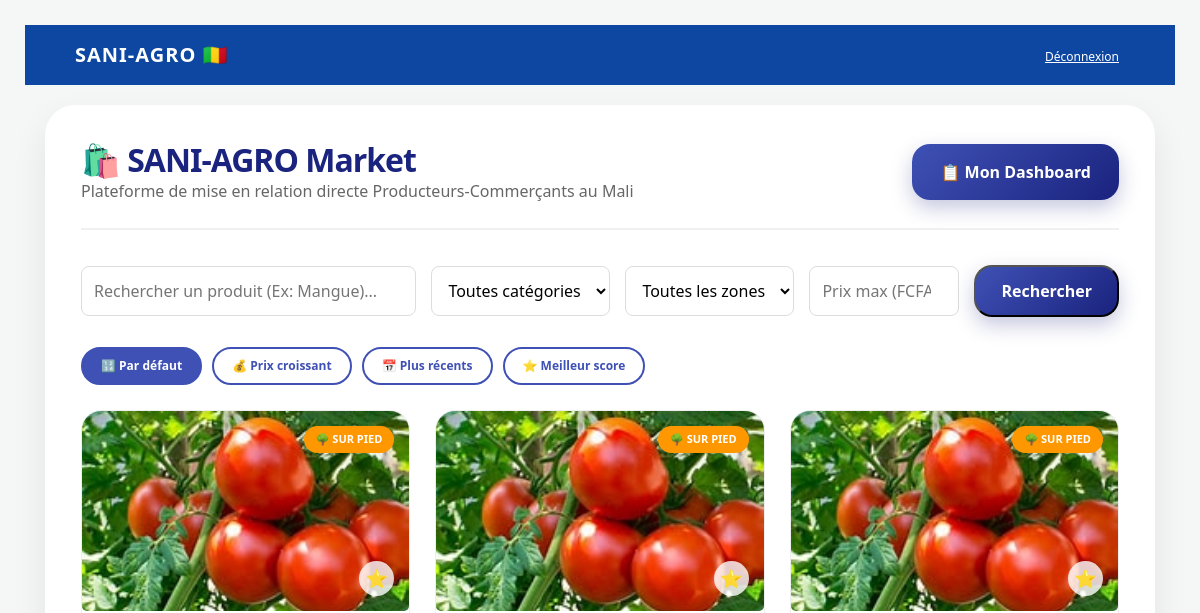
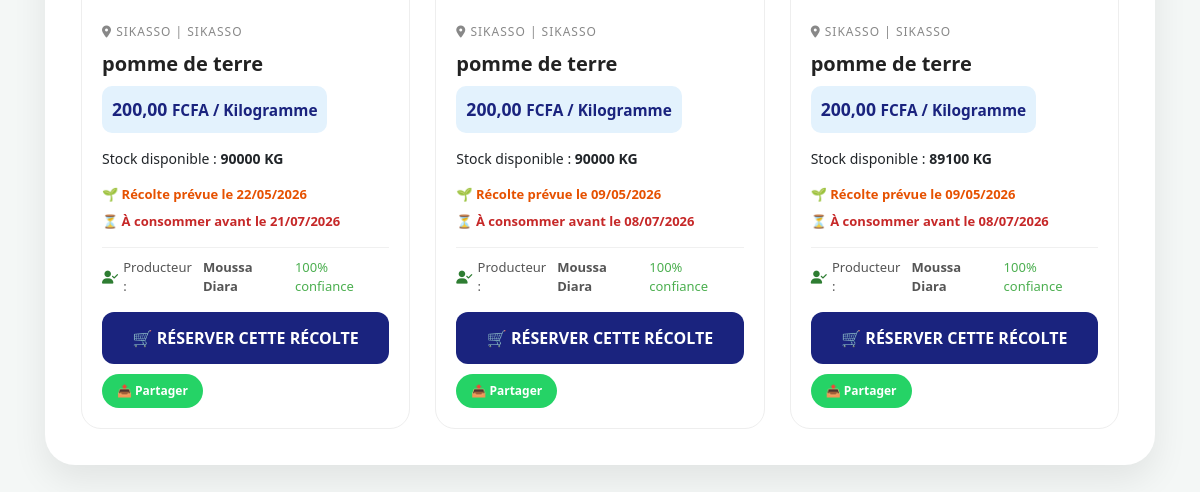
The page /catalogue/ on the database as committed earlier (2 pictures, top to bottom).
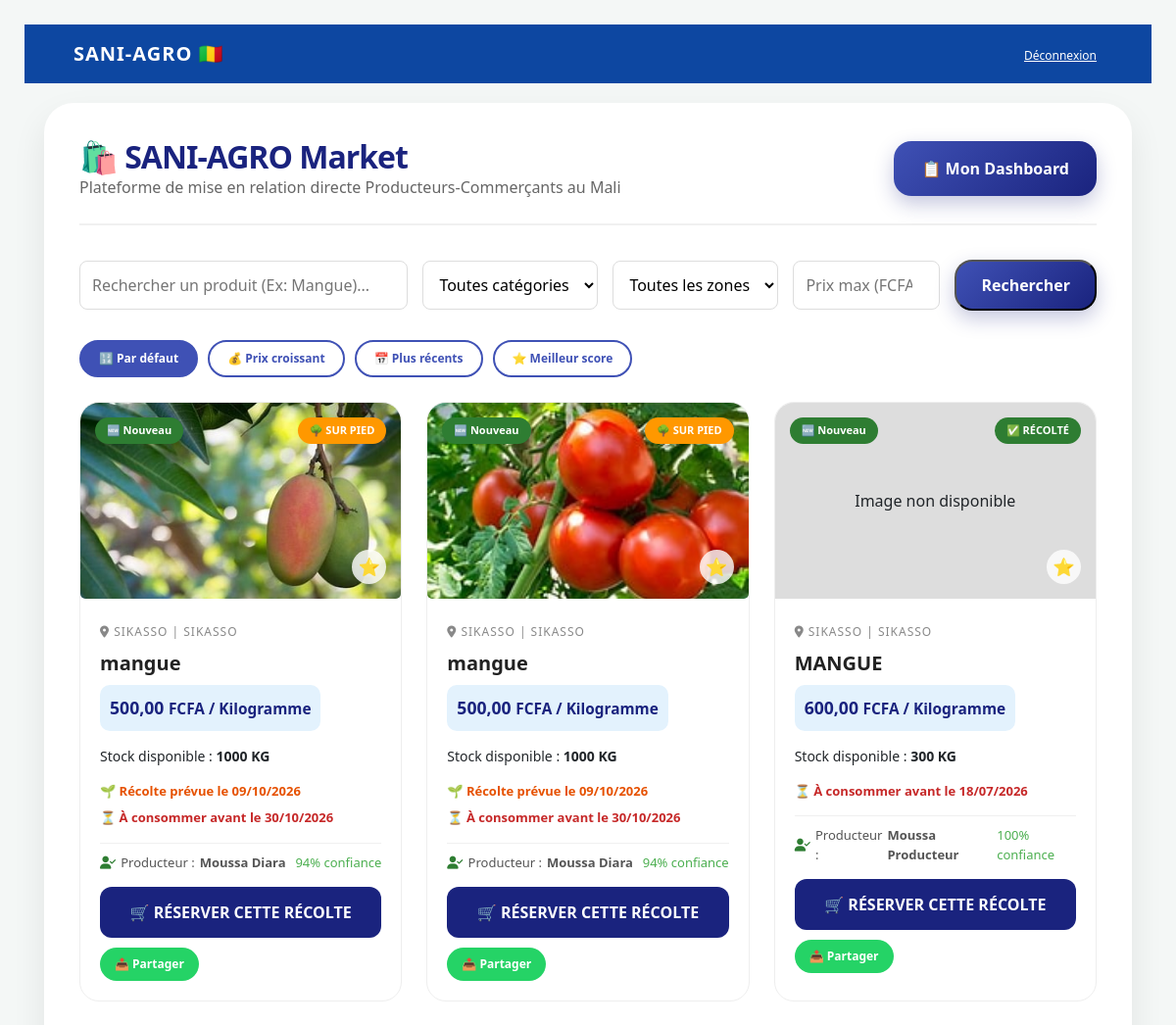
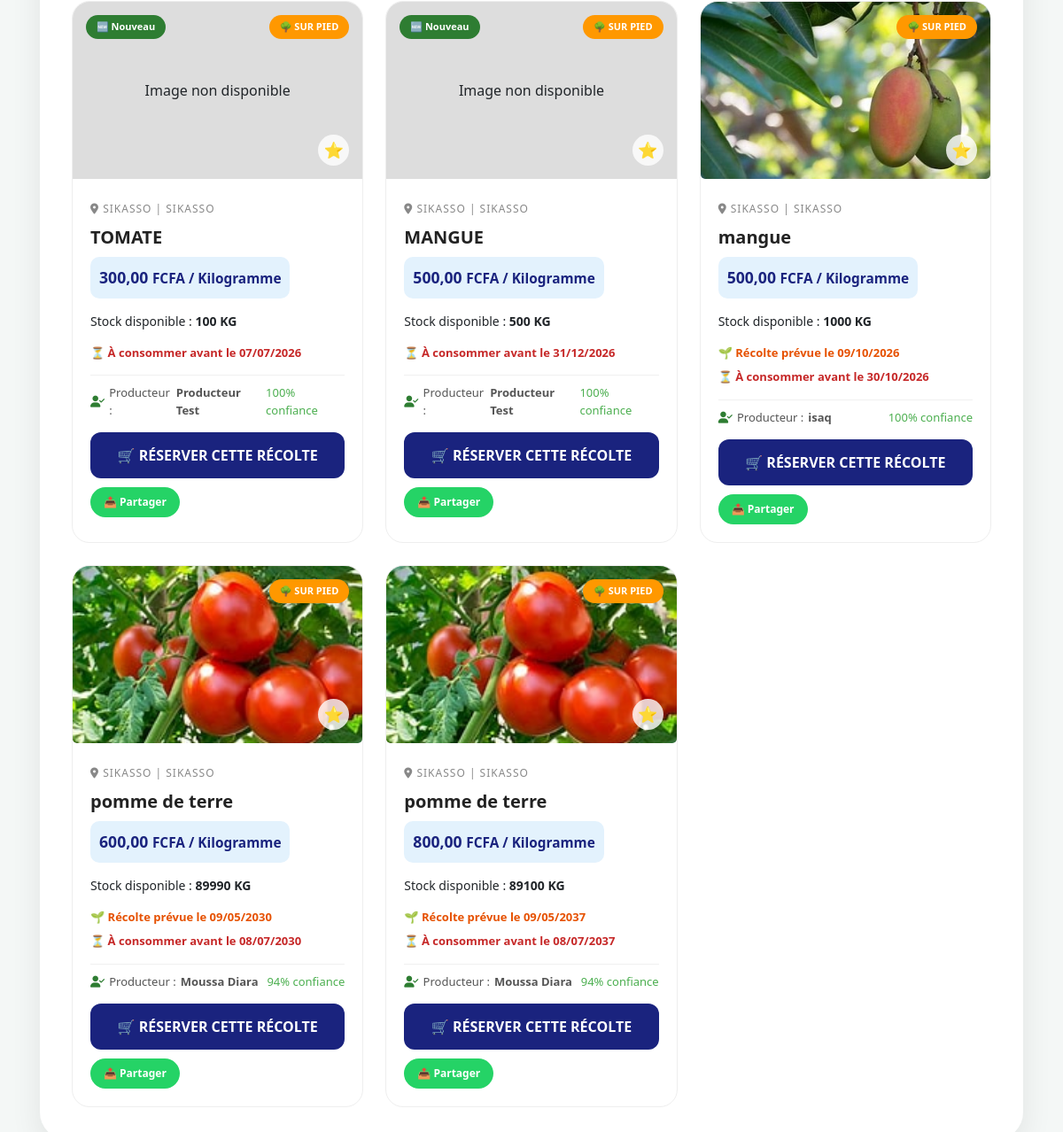
The same page on the database as committed later (2 pictures, top to bottom).
### gestion_agro/models.py (models this page shows, shortened)
class ProduitAgricole(models.Model):
    UNITES =[
        ('KG','Kilogramme'),
        ('TONNE', 'Tonne'),
        ('SAC','Sac'),
    ]
    STATUT_RECOLTE = [
        ('SUR_PIED', '🌳 En cours de maturité (Sur pied)'),
        ('RECOLTE', '📦 Récolté et prêt'),
    ]
    CATEGORIES = [
        ('LEGUMES', '🥬 Légumes'),
        ('FRUITS', '🍎 Fruits'),
        ('CEREALES', '🌾 Céréales'),
        ('TUBERCULES', '🥔 Tubercules'),
    ]
    DUREE_CONSERVATION = {
        'TOMATE': 10,
        'MANGUE': 21,
        'OIGNON': 90,
        'POMME DE TERRE': 60,
        'POMME_DE_TERRE': 60,
        'MAÏS': 180,
        'MAIS': 180,
        'RIZ': 365,
    }
    producteur = models.ForeignKey(Producteur, on_delete=models.CASCADE, null=True, blank=True, related_name='produits')
    categorie = models.CharField(max_length=20, choices=CATEGORIES, default='LEGUMES')
    nom = models.CharField(max_length=100)
    quantite_initiale = models.PositiveBigIntegerField(default=0, verbose_name="Quantité totale prévue")
    quantite_disponible = models.PositiveBigIntegerField(default=0, verbose_name="Reste disponible")
    unite = models.CharField(max_length=10, choices=UNITES, default='KG')
    prix_unitaire = models.DecimalField(max_digits=10, decimal_places=2)
    image = models.ImageField(upload_to='produits/')
    video_demonstration = models.FileField(upload_to='videos_produits/', null=True, blank=True)
    statut_recolte = models.CharField(max_length=20, choices=STATUT_RECOLTE, default='SUR_PIED')
    date_recolte_prevue = models.DateField(null=True, blank=True, verbose_name="Date de récolte prévue")
    zone_production = models.CharField(max_length=50, choices=ZONES_CHOICES, default='SIKASSO')
    zone_origine = models.CharField(max_length=100) # Ex: "Cercle de Yanfolila"
    est_promotion = models.BooleanField(default=False)
    date_publication = models.DateTimeField(auto_now_add=True)
    date_peremption_prevue = models.DateField(null=True, blank=True, verbose_name="Date limite de conservation au champ")
    seuil_alerte = models.PositiveIntegerField(default=500) # Alerte si stock < 500kg

class Producteur(models.Model):
    user = models.OneToOneField(User, on_delete=models.CASCADE, related_name='producteur_profil', null=True, blank=True)
    nom_complet = models.CharField(max_length=255)
    village = models.CharField(max_length=255)
    telephone = models.CharField(max_length=20)
    photo_profil = models.ImageField(upload_to='profils/', null=True, blank=True)
    est_verifie = models.BooleanField(default=False)
    score_confiance = models.IntegerField(default=100)
    piece_identite = models.ImageField(upload_to='pieces_identite/', null=True, blank=True)
    type_piece = models.CharField(max_length=30, choices=[
        ('CARTE_IDENTITE', 'Carte d\'identité'),
        ('CARTE_BIOMETRIQUE', 'Carte biométrique/Nina'),
        ('PASSEPORT', 'Passeport'),
    ], default='CARTE_IDENTITE')
    numero_piece = models.CharField(max_length=50, null=True, blank=True)
    est_actif = models.BooleanField(default=True, verbose_name="Compte actif")

### gestion_agro/views.py (the view)
# urls.py: path('catalogue/', views.catalogue_produits, name='catalogue_produits'),
def catalogue_produits(request):
    maintenant = timezone.now().date()
    produits = ProduitAgricole.objects.filter(
        quantite_disponible__gt=0,
        date_peremption_prevue__gt=maintenant
    )
    query = request.GET.get('q')
    if query:
        produits = produits.filter(nom__icontains=query)
    zone_choisie = request.GET.get('zone')
    if zone_choisie:
        produits = produits.filter(zone_production=zone_choisie)
    prix_max = request.GET.get('prix_max')
    if prix_max:
        try:
            produits = produits.filter(prix_unitaire__lte=float(prix_max))
        except ValueError:
            pass
    categorie = request.GET.get('categorie')
    if categorie:
        produits = produits.filter(categorie=categorie)
    tri = request.GET.get('tri')
    if tri == 'prix':
        produits = produits.order_by('prix_unitaire')
    elif tri == 'date':
        produits = produits.order_by('-date_publication')
    elif tri == 'score':
        produits = produits.order_by('-producteur__score_confiance')
    else:
        produits = produits.order_by('-date_publication')
    if hasattr(request.user, 'producteur_profil'):
        demandes_marche = DemandeMarche.objects.filter(statut='OUVERTE').order_by('-date_publication')
        if query:
            demandes_marche = demandes_marche.filter(produit__icontains=query)
        if zone_choisie:
            demandes_marche = demandes_marche.filter(marche__icontains=zone_choisie)
    else:
        demandes_marche = DemandeMarche.objects.none()
    context = {
        'produits': produits,
        'demandes_marche': demandes_marche,
        'aujourdhui': maintenant,
    }
    return render(request, 'gestion_agro/catalogue.html', context)

### gestion_agro/context_processors.py (called while the page is built, shortened)
def notifications_non_lues(request):
    return {'notif_count': 0, 'dernieres_notifs': []}

### templates/gestion_agro/catalogue.html (shortened to what the changed rows need)
{% extends 'gestion_agro/base.html' %}
{% block content %}
{% load static %}
<div class="container">
    <div class="header-flex">
        <div class="profile-info">
            <div>
                <h1>🛍️ SANI-AGRO Market</h1>
            </div>
        </div>
    </div>
    <div class="product-grid" id="product-grid">
        {% for p in produits %}
        <div class="card" data-prix="{{ p.prix_unitaire }}" data-date="{{ p.date_publication|date:'Y-m-d H:i:s' }}" data-score="{{ p.producteur.score_confiance }}">
            <div class="image-container">
                {% if p.date_peremption_prevue %}
                    {% with jours_restants=p.date_peremption_prevue|timeuntil:aujourdhui %}
                        {% if jours_restants.days <= 3 %}
                            <span class="badge-urgent">⚠️ Urgent</span>
                        {% elif p.date_publication|date:'Y-m-d' == aujourdhui|date:'Y-m-d' %}
                            <span class="badge-new">🆕 Nouveau</span>
                        {% elif p.video_demonstration %}
                            <span class="video-badge"><i class="fas fa-video"></i> Preuve Vocale</span>
                        {% endif %}
                    {% endwith %}
                {% elif p.date_publication|date:'Y-m-d' == aujourdhui|date:'Y-m-d' %}
                    <span class="badge-new">🆕 Nouveau</span>
                {% elif p.video_demonstration %}
                    <span class="video-badge"><i class="fas fa-video"></i> Preuve Vocale</span>
                {% endif %}
                {% if p.statut_recolte == 'SUR_PIED' %}
                    <span class="status-badge" style="background: var(--accent);">🌳 SUR PIED</span>
                {% else %}
                    <span class="status-badge" style="background: #2e7d32;">✅ RÉCOLTÉ</span>
                {% endif %}
                {% if p.image %}
                    <img src="{{ p.image.url }}" class="card-img" alt="{{ p.nom }}">
                {% else %}
                    <div style="height:100%; background:#ddd; display:flex; align-items:center; justify-content:center;">Image non disponible</div>
                {% endif %}
                <button class="btn-fav" onclick="toggleFavoriCatalogue('{{ p.producteur.nom_complet|escapejs }}', '{{ p.nom|escapejs }}', '{{ p.producteur.telephone }}', '{{ p.prix_unitaire }}')" title="Ajouter aux favoris">⭐</button>
            </div>
            <div class="card-content">
                <span class="origin"><i class="fas fa-map-marker-alt"></i> {{ p.zone_production }} | {{ p.zone_origine }}</span>
                <h2 class="product-name">{{ p.nom }}</h2>
                <div class="price-tag">{{ p.prix_unitaire }} <small>FCFA / {{ p.get_unite_display }}</small></div>
                <p style="margin-top: 15px; font-size: 14px;">Stock disponible : <strong>{{ p.quantite_disponible }} {{ p.unite }}</strong></p>
                {% if p.statut_recolte == 'SUR_PIED' and p.date_recolte_prevue %}
                <div class="date-info"><span class="date-recolte">🌱 Récolte prévue le {{ p.date_recolte_prevue|date:"d/m/Y" }}</span></div>
                {% endif %}
                {% if p.date_peremption_prevue %}
                <div class="date-info"><span class="date-peremption">⏳ À consommer avant le {{ p.date_peremption_prevue|date:"d/m/Y" }}</span></div>
                {% endif %}
                <div class="trust-score">
                    <i class="fas fa-user-check" style="color: #2e7d32;"></i>
                    Producteur : <strong>{{ p.producteur.nom_complet }}</strong>
                    <span style="color: #4caf50; margin-left: auto;">{{ p.producteur.score_confiance }}% confiance</span>
                </div>
                <a href="{% url 'reserver_produit' p.id %}" class="btn-buy">🛒 RÉSERVER CETTE RÉCOLTE</a>
                <a href="https://wa.me/?text={{ p.nom|urlencode }}%20-%20{{ p.prix_unitaire }}%20FCFA%20-%20{{ p.producteur.nom_complet|urlencode }}" target="_blank" class="btn-share">📤 Partager</a>
            </div>
        </div>
        {% empty %}
            <div style="text-align: center; grid-column: 1/-1; padding: 50px;">
                <i class="fas fa-search" style="font-size: 40px; color: #ccc;"></i>
                <p style="margin-top: 10px; color: #888;">Aucun produit ne correspond à votre recherche.</p>
            </div>
        {% endfor %}
    </div>
</div>
{% endblock %}

Rows that differ between the two databases and show on the page:
no longer on this page (row edited): ProduitAgricole: statut_recolte "🌳 SUR PIED", image (picture), zone_production "SIKASSO", zone_origine "SIKASSO", nom "pomme de terre", prix_unitaire "200,00", unite "Kilogramme", quantite_disponible "90000", unite "KG", date_recolte_prevue "22/05/2026", date_peremption_prevue "21/07/2026", producteur.nom_complet "Moussa Diara", producteur.score_confiance "100"
added ProduitAgricole: shows "🆕 Nouveau", statut_recolte "🌳 SUR PIED", image (picture), zone_production "SIKASSO", zone_origine "SIKASSO", nom "mangue", prix_unitaire "500,00", unite "Kilogramme", quantite_disponible "1000", unite "KG", date_recolte_prevue "09/10/2026", date_peremption_prevue "30/10/2026", producteur.nom_complet "Moussa Diara", producteur.score_confiance "94"
added ProduitAgricole: shows "🆕 Nouveau", statut_recolte "🌳 SUR PIED", image (picture), zone_production "SIKASSO", zone_origine "SIKASSO", nom "mangue", prix_unitaire "500,00", unite "Kilogramme", quantite_disponible "1000", unite "KG", date_recolte_prevue "09/10/2026", date_peremption_prevue "30/10/2026", producteur.nom_complet "Moussa Diara", producteur.score_confiance "94"
added ProduitAgricole: shows "🆕 Nouveau", statut_recolte "✅ RÉCOLTÉ", image "Image non disponible", zone_production "SIKASSO", zone_origine "SIKASSO", nom "MANGUE", prix_unitaire "600,00", unite "Kilogramme", quantite_disponible "300", unite "KG", date_peremption_prevue "18/07/2026", producteur.nom_complet "Moussa Producteur", producteur.score_confiance "100"
added ProduitAgricole: shows "🆕 Nouveau", statut_recolte "🌳 SUR PIED", image "Image non disponible", zone_production "SIKASSO", zone_origine "SIKASSO", nom "TOMATE", prix_unitaire "300,00", unite "Kilogramme", quantite_disponible "100", unite "KG", date_peremption_prevue "07/07/2026", producteur.nom_complet "Producteur Test", producteur.score_confiance "100"
added ProduitAgricole: shows "🆕 Nouveau", statut_recolte "🌳 SUR PIED", image "Image non disponible", zone_production "SIKASSO", zone_origine "SIKASSO", nom "MANGUE", prix_unitaire "500,00", unite "Kilogramme", quantite_disponible "500", unite "KG", date_peremption_prevue "31/12/2026", producteur.nom_complet "Producteur Test", producteur.score_confiance "100"
added ProduitAgricole: statut_recolte "🌳 SUR PIED", image (picture), zone_production "SIKASSO", zone_origine "SIKASSO", nom "mangue", prix_unitaire "500,00", unite "Kilogramme", quantite_disponible "1000", unite "KG", date_recolte_prevue "09/10/2026", date_peremption_prevue "30/10/2026", producteur.nom_complet "isaq", producteur.score_confiance "100"
changed ProduitAgricole (number 7 of 8 on the later page): prix_unitaire "200,00" → "600,00"; quantite_disponible "90000" → "89990"; date_recolte_prevue "09/05/2026" → "09/05/2030"; date_peremption_prevue "08/07/2026" → "08/07/2030"; producteur.score_confiance "100" → "94"
changed ProduitAgricole (number 8 of 8 on the later page): prix_unitaire "200,00" → "800,00"; date_recolte_prevue "09/05/2026" → "09/05/2037"; date_peremption_prevue "08/07/2026" → "08/07/2037"; producteur.score_confiance "100" → "94"
